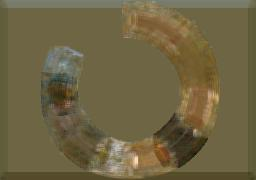
#> input picture img/model1-1.png, 256 x 180 px
$ python colour_clock.py ../img/model1-1.png
#> lines starting #> are read from the running program, lines starting #| are printed output that depends on the picture; long printed decimals are rounded
#!/usr/bin/env python
"""
Make a colour clock/story wheel of the five most dominant colours
on each page of a book (or jpg).
"""
from __future__ import print_function
from PIL import Image, ImageDraw
from collections import namedtuple
from math import sqrt
import argparse
import glob
import os
import random
import sys

WHITE = (255, 255, 255)


def arc(draw, x_y, r, a_b, colour):
    """ Draw arc between two angles a and b, from, where 0 is 12 o'clock """
    x, y = x_y
    a, b = a_b
    bbox = (int(x-r), int(y-r), int(x+r), int(y+r))
    draw.pieslice(bbox, int(a-90), int(b-90), fill=colour)
    return draw


def circle(draw, x_y, r, colour):
    """ Draw a circle """
    x, y = x_y
    bbox = (x-r, y-r, x+r, y+r)
    draw.ellipse(bbox, fill=colour)
    return draw

# Testing:
# stuff = [
#     (18, (255,0,255)),
#     (9, (255,0,0)),
#     (9.2, "#d1b67b"),
# ]


def colour_clock(stuff, outfile):
    """ Make and save the colour clock """
    width = 256
    height = 180
    isize = (width, height)

    x = width/2
    y = height/2
    r = min(x, y) * 9/10

    im = Image.new('RGB', isize, WHITE)
    draw = ImageDraw.Draw(im)

    total = 0
    for thing in stuff:
        total += thing[0]

    print(total)
    # Make total a bit bigger so we stop at about 11 o'clock
    total *= 1.1

    start = 0
    for thing in stuff:
        end = start + 360 * thing[0] / total
        print(start, "->", end, thing[1])
        draw = arc(draw, (x, y), r, (start, end), thing[1])
        start = end

    draw = circle(draw, (x, y), r * 3 / 4, WHITE)

    print("Saving to:", outfile)
    im.save(outfile)


#########################################################

# Adapted from:
# http://charlesleifer.com/blog/using-python-and-k-means-to-find-the-dominant-colors-in-images/
Point = namedtuple('Point', ('coords', 'n', 'ct'))
Cluster = namedtuple('Cluster', ('points', 'center', 'n'))


def get_points(img):
    points = []
    w, h = img.size
    for count, color in img.getcolors(w * h):

        # For an "L" greyscale image we need a 3-coordinate RGB value
        if img.mode == "L":
            color = (color, color, color)

        points.append(Point(color, 3, count))
    return points


def rtoh(rgb):
    return '#%s' % ''.join(('%02x' % p for p in rgb))


def colorz(filename, n=3):
#> called with filename = '../img/model1-1.png', n = 10
    img = Image.open(filename)  # .crop((120,140, 260, 340))
#> img is the input picture: PIL image 256x180 RGB; mean R, G, B 110.4, 99.9, 67.2
    img.thumbnail((200, 200))
#> img: PIL image 200x141 RGB
    w, h = img.size
#> w = 200; h = 141

    points = get_points(img)
#> the loop in get_points, `for count, color in img.getcolors(w * h):  # For an "L" greyscale imag..` made 9207 passes
#> (count, color) on passes 1, 4, 5: (2, (113, 101, 75)), (1, (72, 65, 46)), (1, (159, 127, 83))
#> after the loop in get_points, `for count, color in img.getcolors(w * h):`: points = 9207 items
#> points = 9207 items
    clusters = kmeans(points, n, 1)
#> in kmeans, `clusters = [Cluster([p], p, p.n) for p in random.sample(points, k)]`: clusters = 10 items
#> after the loop in kmeans, `while 1:`: idx = 7
#> clusters = 10 items
#     rgbs = [map(int, c.center.coords) for c in clusters]
#     return map(rtoh, rgbs)

    # clusters[i][0] contains all the points in a cluster,
    # so its size is a rough measure of it's dominance.
    # Let's use it but scale weights to equal 100%.
    total_weights = 0
    for c in clusters:
        total_weights += len(c[0])
#> this loop made 10 passes
#> total_weights on passes 1 to 10: 843, 2226, 3115, 4226, 4600, 5686, 6317, 7101, 7564, 9207
#> after the loop, total_weights = 9207
    total_weights = float(total_weights)

    rgbs = []
    for c in clusters:
        rgb = map(int, c.center.coords)
        rgb = '#%s' % ''.join(('%02x' % p for p in rgb))
        rgbs.append((100 * len(c[0]) / total_weights, rgb))
#> this loop made 10 passes
#> after the loop, rgbs = [(9.16, '#7a7b68'), (15.02, '#836b41'), (9.66, '#605a3b'), (12.07, '#937d54'), (4.06, '#ab9c83'), (11.8, '#765d30'), (6.85, '#3c341d'), (8.52, '#52492b'), (5.03, '#62502d'), (17.85, '#6d6544')]
    return rgbs


def euclidean(p1, p2):
    return sqrt(sum(
        (p1.coords[i] - p2.coords[i]) ** 2 for i in range(p1.n)
    ))


def calculate_center(points, n):
    vals = [0.0 for i in range(n)]
    plen = 0
    for p in points:
        plen += p.ct
        for i in range(n):
            vals[i] += (p.coords[i] * p.ct)
    return Point([(v / plen) for v in vals], n, 1)


def kmeans(points, k, min_diff):
    if k > len(points):
        k = len(points)

    clusters = [Cluster([p], p, p.n) for p in random.sample(points, k)]

    while 1:
        plists = [[] for i in range(k)]

        for p in points:
            smallest_distance = float('Inf')
            for i in range(k):
                distance = euclidean(p, clusters[i].center)
                if distance < smallest_distance:
                    smallest_distance = distance
                    idx = i
            plists[idx].append(p)

        diff = 0
        for i in range(k):
            old = clusters[i]
            center = calculate_center(plists[i], old.n)
            new = Cluster(plists[i], center, old.n)
            clusters[i] = new
            diff = max(diff, euclidean(old.center, new.center))

        if diff < min_diff:
            break

    return clusters

#########################################################


def create_dir(directory):
    if not os.path.isdir(directory):
        os.mkdir(directory)


def create_dirs(directory):
    if not os.path.isdir(directory):
        os.makedirs(directory)


if __name__ == '__main__':
    parser = argparse.ArgumentParser(
        description="Make a colour clock of the five most "
        "dominant colours on each page of a book",
        formatter_class=argparse.ArgumentDefaultsHelpFormatter)
    parser.add_argument(
        'input',
        help='An input PDF, or file spec of images (eg *.jpg)')
    parser.add_argument(
        '-o', '--outfile',
        help='Output filename')
    args = parser.parse_args()
    print(args)

    # Optional, http://stackoverflow.com/a/1557906/724176
    try:
        import timing
        assert timing  # silence warnings
    except ImportError:
        pass

    # Testing
#     colour_clock(stuff, args.outfile)
#     sys.exit()

    if not args.outfile:
        head, tail = os.path.split(args.input)
        args.outfile = os.path.splitext(tail)[0] + ".png"
        print("Outfile:", args.outfile)

    if args.input.lower().endswith(".pdf"):
        print("Convert PDF:", args.input)
        basename = os.path.splitext(args.input)[0]
        outdir = os.path.join("cache", basename)
        create_dirs(outdir)

        print("Converting, this is a bit slow...")
        cmd = 'convert -verbose -colorspace RGB -resize 800 -interlace none '
        '-density 300 -quality 80 "' + args.input + '" "' + \
            os.path.join(outdir, basename+'-%03d.jpg') + '"'
        print(cmd)
        os.system(cmd)

        args.input = os.path.join(outdir, basename + "*.jpg")

    else:
        # If input is dir, append *.jpg
        if os.path.isdir(args.input):
            args.input = os.path.join(args.input, "*.jpg")

    weighted_colours = []

    files = glob.glob(args.input)
    if len(files) == 0:
        sys.exit("No image files found")

    for f in files:
        print(f)
        try:
            weighted_colours = []
            new_weighted_colours = colorz(f, 10)
#> new_weighted_colours has the same summary as rgbs in colorz
            weighted_colours.extend(sorted(new_weighted_colours, reverse=True))
            weighted_colours.append((10, WHITE))  # spacer

            basename = os.path.basename(f)
            colour_clock(weighted_colours, os.path.splitext(basename)[0] + ".jpg")
#> in colour_clock, `im = Image.new('RGB', isize, WHITE)`: im: PIL image 256x180 RGB; every value is 255
#> the loop in colour_clock, `for thing in stuff:` made 11 passes
#> (thing, total) on passes 1 to 11: ((17.85, '#6d6544'), 17.85), ((15.02, '#836b41'), 32.87), ((12.07, '#937d54'), 44.93), ((11.8, '#765d30'), 56.73), ((9.66, '#605a3b'), 66.38), ((9.16, '#7a7b68'), 75.54), ((8.52, '#52492b'), 84.06), ((6.85, '#3c341d'), 90.91), ((5.03, '#62502d'), 95.94), ((4.06, '#ab9c83'), 100), ((10, (255, 255, 255)), 110)
#> after the loop in colour_clock, `for thing in stuff:`: total = 110
#| 110.0
#> in colour_clock, `total *= 1.1`: total = 121
#> the loop in colour_clock, `for thing in stuff:` made 11 passes
#> (thing, end, start) on passes 1 to 11: ((17.85, '#6d6544'), 53.09, 53.09), ((15.02, '#836b41'), 97.78, 97.78), ((12.07, '#937d54'), 133.7, 133.7), ((11.8, '#765d30'), 168.8, 168.8), ((9.66, '#605a3b'), 197.5, 197.5), ((9.16, '#7a7b68'), 224.7, 224.7), ((8.52, '#52492b'), 250.1, 250.1), ((6.85, '#3c341d'), 270.5, 270.5), ((5.03, '#62502d'), 285.4, 285.4), ((4.06, '#ab9c83'), 297.5, 297.5), ((10, (255, 255, 255)), 327.3, 327.3)
#| 0 -> 53.093 #6d6544
#| 53.093 -> 97.784 #836b41
#| 97.784 -> 133.686 #937d54
#| 133.686 -> 168.779 #765d30
#| 168.779 -> 197.507 #605a3b
#| 197.507 -> 224.748 #7a7b68
#| 224.748 -> 250.083 #52492b
#| 250.083 -> 270.473 #3c341d
#> (further printed lines are left out)
#> in colour_clock, `im.save(outfile)`:
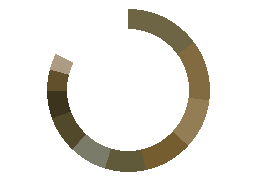
#> saved as model1-1.jpg: PIL image 256x180 RGB; mean R, G, B 231.7, 229.4, 223.8

        except (KeyboardInterrupt, SystemExit):
            raise
        except Exception as e:
            print("Ignoring problem file:", f)
            print(str(e))
            print(repr(e))
            continue

    print(weighted_colours)
#> (printed output is left out)
    colour_clock(weighted_colours, args.outfile)
#> the loop in colour_clock (call 2), `for thing in stuff:` made 11 passes
#| 110.0
#> the loop in colour_clock (call 2), `for thing in stuff:` made 11 passes
#| 0 -> 53.093 #6d6544
#| 53.093 -> 97.784 #836b41
#| 97.784 -> 133.686 #937d54
#| 133.686 -> 168.779 #765d30
#| 168.779 -> 197.507 #605a3b
#| 197.507 -> 224.748 #7a7b68
#| 224.748 -> 250.083 #52492b
#| 250.083 -> 270.473 #3c341d
#> (further printed lines are left out)

# End of file

$ run again, on img/model1-3.png
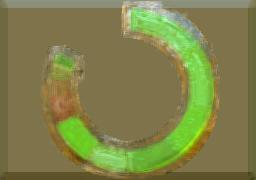
#> input picture img/model1-3.png, 256 x 180 px
#> in colorz, img is the input picture: PIL image 256x180 RGB; mean R, G, B 127.6, 129.3, 74.4
#> img: PIL image 200x141 RGB
#> the loop in get_points, `for count, color in img.getcolors(w * h):  # For an "L" greyscale imag..` made 10713 passes
#> (count, color) on passes 1, 3, 4: (1, (130, 202, 92)), (1, (177, 127, 88)), (1, (128, 209, 86))
#> after the loop in get_points, `for count, color in img.getcolors(w * h):`: points = 10713 items
#> in kmeans, `clusters = [Cluster([p], p, p.n) for p in random.sample(points, k)]`: clusters = 10 items
#> after the loop in kmeans, `while 1:`: idx = 7
#> in colorz, `clusters = kmeans(points, n, 1)`: clusters = 10 items
#> the loop in colorz, `for c in clusters:` made 10 passes
#> total_weights on passes 1 to 8: 430, 1826, 2456, 3900, 5151, 6279, 6953, 8935
#> after the loop in colorz, `for c in clusters:`: total_weights = 10713
#> the loop in colorz, `for c in clusters:` made 10 passes
#> after the loop in colorz, `for c in clusters:`: rgbs = [(4.01, '#b0c49f'), (13.03, '#958149'), (5.88, '#8d9079'), (13.48, '#86d060'), (11.68, '#75ca2f'), (10.53, '#866f2c'), (6.29, '#675f35'), (18.5, '#7e734b'), (12.42, '#75a937'), (4.17, '#a1a367')]
#> new_weighted_colours has the same summary as rgbs in colorz
#> im: PIL image 256x180 RGB; every value is 255
#> the loop in colour_clock, `for thing in stuff:` made 11 passes
#> (thing, total) on passes 1 to 8: ((18.5, '#7e734b'), 18.5), ((13.48, '#86d060'), 31.98), ((13.03, '#958149'), 45.01), ((12.42, '#75a937'), 57.43), ((11.68, '#75ca2f'), 69.11), ((10.53, '#866f2c'), 79.64), ((6.29, '#675f35'), 85.93), ((5.88, '#8d9079'), 91.81)
#> after the loop in colour_clock, `for thing in stuff:`: total = 110
#| 110.0
#> in colour_clock, `total *= 1.1`: total = 121
#> the loop in colour_clock, `for thing in stuff:` made 11 passes
#> (thing, end, start) on passes 1 to 8: ((18.5, '#7e734b'), 55.04, 55.04), ((13.48, '#86d060'), 95.15, 95.15), ((13.03, '#958149'), 133.9, 133.9), ((12.42, '#75a937'), 170.9, 170.9), ((11.68, '#75ca2f'), 205.6, 205.6), ((10.53, '#866f2c'), 237, 237), ((6.29, '#675f35'), 255.7, 255.7), ((5.88, '#8d9079'), 273.2, 273.2)
#> (printed output is left out)
#> in colour_clock, `im.save(outfile)`:
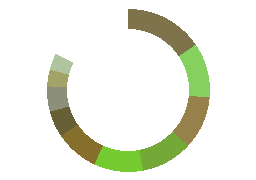
#> saved as model1-3.jpg: PIL image 256x180 RGB; mean R, G, B 234.6, 237.9, 225.1
#> (printed output is left out)
#> the loop in colour_clock (call 2), `for thing in stuff:` made 11 passes
#| 110.0
#> the loop in colour_clock (call 2), `for thing in stuff:` made 11 passes
#> (printed output is left out)

$ run again, on img/model2-1.png
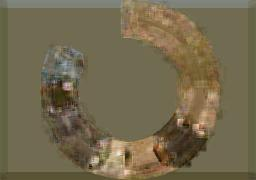
#> input picture img/model2-1.png, 256 x 180 px
#> in colorz, img is the input picture: PIL image 256x180 RGB; mean R, G, B 115.7, 105.4, 78.8
#> img: PIL image 200x141 RGB
#> the loop in get_points, `for count, color in img.getcolors(w * h):  # For an "L" greyscale imag..` made 10384 passes
#> (count, color) on passes 1, 3, 4: (1, (84, 70, 51)), (1, (166, 137, 98)), (1, (169, 137, 94))
#> after the loop in get_points, `for count, color in img.getcolors(w * h):`: points = 10384 items
#> in kmeans, `clusters = [Cluster([p], p, p.n) for p in random.sample(points, k)]`: clusters = 10 items
#> after the loop in kmeans, `while 1:`: idx = 5
#> in colorz, `clusters = kmeans(points, n, 1)`: clusters = 10 items
#> the loop in colorz, `for c in clusters:` made 10 passes
#> total_weights on passes 1 to 8: 182, 1607, 2198, 3311, 4693, 5971, 6402, 7807
#> after the loop in colorz, `for c in clusters:`: total_weights = 10384
#> the loop in colorz, `for c in clusters:` made 10 passes
#> after the loop in colorz, `for c in clusters:`: rgbs = [(1.75, '#cdb696'), (13.72, '#907653'), (5.69, '#808176'), (10.72, '#a28662'), (13.31, '#80673f'), (12.31, '#666044'), (4.15, '#b49b7c'), (13.53, '#594e34'), (15.09, '#716a52'), (9.73, '#42341e')]
#> new_weighted_colours has the same summary as rgbs in colorz
#> im: PIL image 256x180 RGB; every value is 255
#> the loop in colour_clock, `for thing in stuff:` made 11 passes
#> (thing, total) on passes 1 to 8: ((15.09, '#716a52'), 15.09), ((13.72, '#907653'), 28.81), ((13.53, '#594e34'), 42.34), ((13.31, '#80673f'), 55.65), ((12.31, '#666044'), 67.96), ((10.72, '#a28662'), 78.68), ((9.73, '#42341e'), 88.41), ((5.69, '#808176'), 94.1)
#> after the loop in colour_clock, `for thing in stuff:`: total = 110
#| 110.0
#> in colour_clock, `total *= 1.1`: total = 121
#> the loop in colour_clock, `for thing in stuff:` made 11 passes
#> (thing, end, start) on passes 1 to 8: ((15.09, '#716a52'), 44.9, 44.9), ((13.72, '#907653'), 85.73, 85.73), ((13.53, '#594e34'), 126, 126), ((13.31, '#80673f'), 165.6, 165.6), ((12.31, '#666044'), 202.2, 202.2), ((10.72, '#a28662'), 234.1, 234.1), ((9.73, '#42341e'), 263, 263), ((5.69, '#808176'), 280, 280)
#> (printed output is left out)
#> in colour_clock, `im.save(outfile)`:
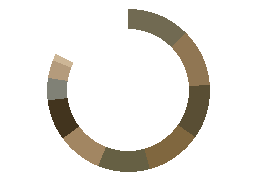
#> saved as model2-1.jpg: PIL image 256x180 RGB; mean R, G, B 232.8, 230.1, 225.3
#> (printed output is left out)
#> the loop in colour_clock (call 2), `for thing in stuff:` made 11 passes
#| 110.0
#> the loop in colour_clock (call 2), `for thing in stuff:` made 11 passes
#> (printed output is left out)
